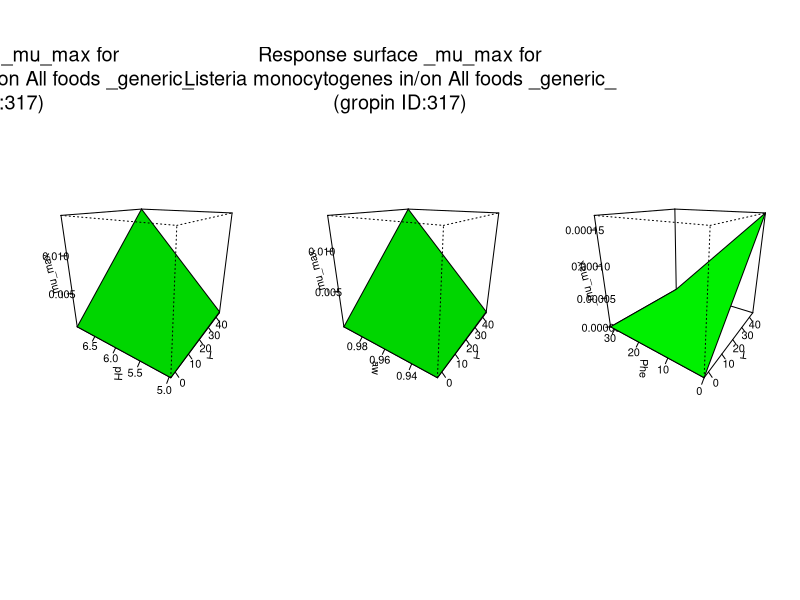

The R source for this figure:
#############################
# start of Parameter script
#############################
T <- seq(-2.83283,44.955044955045,length.out=2)
pH <- seq(4.97497,6.99300699300699,length.out=2)
aw <- seq(0.923923,0.999000999000999,length.out=2)
Phe <- seq(0,31.967032967033,length.out=2)
NaNO2 <- seq(0,348.651348651349,length.out=2)
CO2 <- seq(0,3136.76323676324,length.out=2)
UAc <- seq(0,10.1898101898102,length.out=2)
ULa <- seq(0,3.77622377622378,length.out=2)
UDiac <- seq(0,4.78521478521479,length.out=2)
#############################
# end of Parameter script
#############################
############################# 
# start of Model script Gropin ID 317 
#############################
 
# constant coefficients for this model
 
variables <- data.frame(T,pH,aw,Phe,NaNO2,CO2,UAc,ULa,UDiac)
argumentsPar <- unique.data.frame(expand.grid(variables))
 
# heart of the model
response_surface <- function(T,pH,aw,Phe,NaNO2,CO2,UAc,ULa,UDiac) {
   mumax <-0.419*(((T-(-2.83))^2)/((25-(-2.83))^2))*((aw-0.923)/(1-0.923))*(1-(10^(4.97-pH)))*(1-(ULa/3.79))*((32-Phe)/32)*(((350-NaNO2)/350)^2)*((3140-CO2)/3140)*(1-sqrt(UDiac/4.8))*(1-sqrt(UAc/10.3))

	return(mumax=mumax)
} 

# output parameters
responseSurface <- cbind(argumentsPar,response_surface(argumentsPar['T'],argumentsPar['pH'],argumentsPar['aw'],argumentsPar['Phe'],argumentsPar['NaNO2'],argumentsPar['CO2'],argumentsPar['UAc'],argumentsPar['ULa'],argumentsPar['UDiac']))
colnames(responseSurface) <- c(colnames(argumentsPar),'mumax')
#############################
# End of Model script
#############################
############################# 
# start of Visualisation script Gropin ID 317 
#############################
titleText <-'Response surface _mu_max for
Listeria monocytogenes in/on All foods _generic_
(gropin ID:317)'
argPar1 <- unique.data.frame(expand.grid(T,pH))
argPar2 <- unique.data.frame(expand.grid(T,aw))
argPar3 <- unique.data.frame(expand.grid(T,Phe))
z1 <- matrix(unlist(response_surface(T = argPar1[1],pH = argPar1[2],aw = aw[1],Phe = Phe[1],NaNO2 = NaNO2[1],CO2 = CO2[1],UAc = UAc[1],ULa = ULa[1],UDiac = UDiac[1])),nrow=2)
z2 <- matrix(unlist(response_surface(T = argPar2[1],aw = argPar2[2],pH = pH[1],Phe = Phe[1],NaNO2 = NaNO2[1],CO2 = CO2[1],UAc = UAc[1],ULa = ULa[1],UDiac = UDiac[1])),nrow=2)
z3 <- matrix(unlist(response_surface(T = argPar3[1],Phe = argPar3[2],pH = pH[1],aw = aw[1],NaNO2 = NaNO2[1],CO2 = CO2[1],UAc = UAc[1],ULa = ULa[1],UDiac = UDiac[1])),nrow=2)
# adding precaution if response surface is zero
myZLim1 <- range(z1)
if(myZLim1[1] == myZLim1[2]) myZLim1[2] <- myZLim1[2]+1
myZLim2 <- range(z2)
if(myZLim2[1] == myZLim2[2]) myZLim2[2] <- myZLim2[2]+1
myZLim3 <- range(z3)
if(myZLim3[1] == myZLim3[2]) myZLim3[2] <- myZLim3[2]+1
if(length(T)>1 & length(pH)>1 & length(aw)>1 & length(Phe)>1 & length(NaNO2)>1 & length(CO2)>1 & length(UAc)>1 & length(ULa)>1 & length(UDiac)>1) {
	par(mfrow = c(1,3))
	persp(T,pH,z1,col = 'green',xlab='T',ylab='pH',zlab='_mu_max',zlim=myZLim1,theta=305,phi=20,shade=0.25,ticktype = 'detailed')
	persp(T,aw,z2,col = 'green',xlab='T',ylab='aw',zlab='_mu_max',zlim=myZLim2,theta=305,phi=20,shade=0.25,ticktype = 'detailed')
	persp(T,Phe,z3,col = 'green',xlab='T',ylab='Phe',zlab='_mu_max',zlim=myZLim3,theta=305,phi=20,shade=0.25,ticktype = 'detailed')
	mtext(titleText,outer=T,  cex=1.2, line=-8.5, side=3)
} else {
		myPars <- unique.data.frame(expand.grid(T,pH,aw,Phe,NaNO2,CO2,UAc,ULa,UDiac))
		myZ <-matrix(unlist(response_surface(myPars[,1],myPars[,2],myPars[,3],myPars[,4],myPars[,5],myPars[,6],myPars[,7],myPars[,8],myPars[,9])),nrow=2)
		myZLim <- range(myZ)
if(myZLim[1] == myZLim[2]) myZLim[2] <- myZLim[2]+1
	if(length(aw)==1 & length(Phe)==1 & length(NaNO2)==1 & length(CO2)==1 & length(UAc)==1 & length(ULa)==1 & length(UDiac)==1) {
		persp(T,pH,myZ,col = 'green',xlab='T',ylab='pH',zlab='_mu_max',main=titleText,sub=paste('other variable: aw =',round(aw,digits = 2), 'Phe =',round(Phe,digits = 2), 'NaNO2 =',round(NaNO2,digits = 2), 'CO2 =',round(CO2,digits = 2), 'UAc =',round(UAc,digits = 2), 'ULa =',round(ULa,digits = 2), 'UDiac =',round(UDiac,digits = 2)),zlim=myZLim,theta=305,phi=20,shade=0.25,ticktype = 'detailed')
	}
	if(length(pH)==1 & length(Phe)==1 & length(NaNO2)==1 & length(CO2)==1 & length(UAc)==1 & length(ULa)==1 & length(UDiac)==1) {
		persp(T,aw,myZ,col = 'green',xlab='T',ylab='aw',zlab='_mu_max',main=titleText,sub=paste('other variable: pH =',round(pH,digits = 2), 'Phe =',round(Phe,digits = 2), 'NaNO2 =',round(NaNO2,digits = 2), 'CO2 =',round(CO2,digits = 2), 'UAc =',round(UAc,digits = 2), 'ULa =',round(ULa,digits = 2), 'UDiac =',round(UDiac,digits = 2)),zlim=myZLim,theta=305,phi=20,shade=0.25,ticktype = 'detailed')
	}
	if(length(pH)==1 & length(aw)==1 & length(NaNO2)==1 & length(CO2)==1 & length(UAc)==1 & length(ULa)==1 & length(UDiac)==1) {
		persp(T,Phe,myZ,col = 'green',xlab='T',ylab='Phe',zlab='_mu_max',main=titleText,sub=paste('other variable: pH =',round(pH,digits = 2), 'aw =',round(aw,digits = 2), 'NaNO2 =',round(NaNO2,digits = 2), 'CO2 =',round(CO2,digits = 2), 'UAc =',round(UAc,digits = 2), 'ULa =',round(ULa,digits = 2), 'UDiac =',round(UDiac,digits = 2)),zlim=myZLim,theta=305,phi=20,shade=0.25,ticktype = 'detailed')
	}
	if(length(pH)==1 & length(aw)==1 & length(Phe)==1 & length(CO2)==1 & length(UAc)==1 & length(ULa)==1 & length(UDiac)==1) {
		persp(T,NaNO2,myZ,col = 'green',xlab='T',ylab='NaNO2',zlab='_mu_max',main=titleText,sub=paste('other variable: pH =',round(pH,digits = 2), 'aw =',round(aw,digits = 2), 'Phe =',round(Phe,digits = 2), 'CO2 =',round(CO2,digits = 2), 'UAc =',round(UAc,digits = 2), 'ULa =',round(ULa,digits = 2), 'UDiac =',round(UDiac,digits = 2)),zlim=myZLim,theta=305,phi=20,shade=0.25,ticktype = 'detailed')
	}
	if(length(pH)==1 & length(aw)==1 & length(Phe)==1 & length(NaNO2)==1 & length(UAc)==1 & length(ULa)==1 & length(UDiac)==1) {
		persp(T,CO2,myZ,col = 'green',xlab='T',ylab='CO2',zlab='_mu_max',main=titleText,sub=paste('other variable: pH =',round(pH,digits = 2), 'aw =',round(aw,digits = 2), 'Phe =',round(Phe,digits = 2), 'NaNO2 =',round(NaNO2,digits = 2), 'UAc =',round(UAc,digits = 2), 'ULa =',round(ULa,digits = 2), 'UDiac =',round(UDiac,digits = 2)),zlim=myZLim,theta=305,phi=20,shade=0.25,ticktype = 'detailed')
	}
	if(length(pH)==1 & length(aw)==1 & length(Phe)==1 & length(NaNO2)==1 & length(CO2)==1 & length(ULa)==1 & length(UDiac)==1) {
		persp(T,UAc,myZ,col = 'green',xlab='T',ylab='UAc',zlab='_mu_max',main=titleText,sub=paste('other variable: pH =',round(pH,digits = 2), 'aw =',round(aw,digits = 2), 'Phe =',round(Phe,digits = 2), 'NaNO2 =',round(NaNO2,digits = 2), 'CO2 =',round(CO2,digits = 2), 'ULa =',round(ULa,digits = 2), 'UDiac =',round(UDiac,digits = 2)),zlim=myZLim,theta=305,phi=20,shade=0.25,ticktype = 'detailed')
	}
	if(length(pH)==1 & length(aw)==1 & length(Phe)==1 & length(NaNO2)==1 & length(CO2)==1 & length(UAc)==1 & length(UDiac)==1) {
		persp(T,ULa,myZ,col = 'green',xlab='T',ylab='ULa',zlab='_mu_max',main=titleText,sub=paste('other variable: pH =',round(pH,digits = 2), 'aw =',round(aw,digits = 2), 'Phe =',round(Phe,digits = 2), 'NaNO2 =',round(NaNO2,digits = 2), 'CO2 =',round(CO2,digits = 2), 'UAc =',round(UAc,digits = 2), 'UDiac =',round(UDiac,digits = 2)),zlim=myZLim,theta=305,phi=20,shade=0.25,ticktype = 'detailed')
	}
	if(length(pH)==1 & length(aw)==1 & length(Phe)==1 & length(NaNO2)==1 & length(CO2)==1 & length(UAc)==1 & length(ULa)==1) {
		persp(T,UDiac,myZ,col = 'green',xlab='T',ylab='UDiac',zlab='_mu_max',main=titleText,sub=paste('other variable: pH =',round(pH,digits = 2), 'aw =',round(aw,digits = 2), 'Phe =',round(Phe,digits = 2), 'NaNO2 =',round(NaNO2,digits = 2), 'CO2 =',round(CO2,digits = 2), 'UAc =',round(UAc,digits = 2), 'ULa =',round(ULa,digits = 2)),zlim=myZLim,theta=305,phi=20,shade=0.25,ticktype = 'detailed')
	}
	if(length(T)==1 & length(Phe)==1 & length(NaNO2)==1 & length(CO2)==1 & length(UAc)==1 & length(ULa)==1 & length(UDiac)==1) {
		persp(pH,aw,myZ,col = 'green',xlab='pH',ylab='aw',zlab='_mu_max',main=titleText,sub=paste('other variable: T =',round(T,digits = 2), 'Phe =',round(Phe,digits = 2), 'NaNO2 =',round(NaNO2,digits = 2), 'CO2 =',round(CO2,digits = 2), 'UAc =',round(UAc,digits = 2), 'ULa =',round(ULa,digits = 2), 'UDiac =',round(UDiac,digits = 2)),zlim=myZLim,theta=305,phi=20,shade=0.25,ticktype = 'detailed')
	}
	if(length(T)==1 & length(aw)==1 & length(NaNO2)==1 & length(CO2)==1 & length(UAc)==1 & length(ULa)==1 & length(UDiac)==1) {
		persp(pH,Phe,myZ,col = 'green',xlab='pH',ylab='Phe',zlab='_mu_max',main=titleText,sub=paste('other variable: T =',round(T,digits = 2), 'aw =',round(aw,digits = 2), 'NaNO2 =',round(NaNO2,digits = 2), 'CO2 =',round(CO2,digits = 2), 'UAc =',round(UAc,digits = 2), 'ULa =',round(ULa,digits = 2), 'UDiac =',round(UDiac,digits = 2)),zlim=myZLim,theta=305,phi=20,shade=0.25,ticktype = 'detailed')
	}
	if(length(T)==1 & length(aw)==1 & length(Phe)==1 & length(CO2)==1 & length(UAc)==1 & length(ULa)==1 & length(UDiac)==1) {
		persp(pH,NaNO2,myZ,col = 'green',xlab='pH',ylab='NaNO2',zlab='_mu_max',main=titleText,sub=paste('other variable: T =',round(T,digits = 2), 'aw =',round(aw,digits = 2), 'Phe =',round(Phe,digits = 2), 'CO2 =',round(CO2,digits = 2), 'UAc =',round(UAc,digits = 2), 'ULa =',round(ULa,digits = 2), 'UDiac =',round(UDiac,digits = 2)),zlim=myZLim,theta=305,phi=20,shade=0.25,ticktype = 'detailed')
	}
	if(length(T)==1 & length(aw)==1 & length(Phe)==1 & length(NaNO2)==1 & length(UAc)==1 & length(ULa)==1 & length(UDiac)==1) {
		persp(pH,CO2,myZ,col = 'green',xlab='pH',ylab='CO2',zlab='_mu_max',main=titleText,sub=paste('other variable: T =',round(T,digits = 2), 'aw =',round(aw,digits = 2), 'Phe =',round(Phe,digits = 2), 'NaNO2 =',round(NaNO2,digits = 2), 'UAc =',round(UAc,digits = 2), 'ULa =',round(ULa,digits = 2), 'UDiac =',round(UDiac,digits = 2)),zlim=myZLim,theta=305,phi=20,shade=0.25,ticktype = 'detailed')
	}
	if(length(T)==1 & length(aw)==1 & length(Phe)==1 & length(NaNO2)==1 & length(CO2)==1 & length(ULa)==1 & length(UDiac)==1) {
		persp(pH,UAc,myZ,col = 'green',xlab='pH',ylab='UAc',zlab='_mu_max',main=titleText,sub=paste('other variable: T =',round(T,digits = 2), 'aw =',round(aw,digits = 2), 'Phe =',round(Phe,digits = 2), 'NaNO2 =',round(NaNO2,digits = 2), 'CO2 =',round(CO2,digits = 2), 'ULa =',round(ULa,digits = 2), 'UDiac =',round(UDiac,digits = 2)),zlim=myZLim,theta=305,phi=20,shade=0.25,ticktype = 'detailed')
	}
	if(length(T)==1 & length(aw)==1 & length(Phe)==1 & length(NaNO2)==1 & length(CO2)==1 & length(UAc)==1 & length(UDiac)==1) {
		persp(pH,ULa,myZ,col = 'green',xlab='pH',ylab='ULa',zlab='_mu_max',main=titleText,sub=paste('other variable: T =',round(T,digits = 2), 'aw =',round(aw,digits = 2), 'Phe =',round(Phe,digits = 2), 'NaNO2 =',round(NaNO2,digits = 2), 'CO2 =',round(CO2,digits = 2), 'UAc =',round(UAc,digits = 2), 'UDiac =',round(UDiac,digits = 2)),zlim=myZLim,theta=305,phi=20,shade=0.25,ticktype = 'detailed')
	}
	if(length(T)==1 & length(aw)==1 & length(Phe)==1 & length(NaNO2)==1 & length(CO2)==1 & length(UAc)==1 & length(ULa)==1) {
		persp(pH,UDiac,myZ,col = 'green',xlab='pH',ylab='UDiac',zlab='_mu_max',main=titleText,sub=paste('other variable: T =',round(T,digits = 2), 'aw =',round(aw,digits = 2), 'Phe =',round(Phe,digits = 2), 'NaNO2 =',round(NaNO2,digits = 2), 'CO2 =',round(CO2,digits = 2), 'UAc =',round(UAc,digits = 2), 'ULa =',round(ULa,digits = 2)),zlim=myZLim,theta=305,phi=20,shade=0.25,ticktype = 'detailed')
	}
	if(length(T)==1 & length(pH)==1 & length(NaNO2)==1 & length(CO2)==1 & length(UAc)==1 & length(ULa)==1 & length(UDiac)==1) {
		persp(aw,Phe,myZ,col = 'green',xlab='aw',ylab='Phe',zlab='_mu_max',main=titleText,sub=paste('other variable: T =',round(T,digits = 2), 'pH =',round(pH,digits = 2), 'NaNO2 =',round(NaNO2,digits = 2), 'CO2 =',round(CO2,digits = 2), 'UAc =',round(UAc,digits = 2), 'ULa =',round(ULa,digits = 2), 'UDiac =',round(UDiac,digits = 2)),zlim=myZLim,theta=305,phi=20,shade=0.25,ticktype = 'detailed')
	}
	if(length(T)==1 & length(pH)==1 & length(Phe)==1 & length(CO2)==1 & length(UAc)==1 & length(ULa)==1 & length(UDiac)==1) {
		persp(aw,NaNO2,myZ,col = 'green',xlab='aw',ylab='NaNO2',zlab='_mu_max',main=titleText,sub=paste('other variable: T =',round(T,digits = 2), 'pH =',round(pH,digits = 2), 'Phe =',round(Phe,digits = 2), 'CO2 =',round(CO2,digits = 2), 'UAc =',round(UAc,digits = 2), 'ULa =',round(ULa,digits = 2), 'UDiac =',round(UDiac,digits = 2)),zlim=myZLim,theta=305,phi=20,shade=0.25,ticktype = 'detailed')
	}
	if(length(T)==1 & length(pH)==1 & length(Phe)==1 & length(NaNO2)==1 & length(UAc)==1 & length(ULa)==1 & length(UDiac)==1) {
		persp(aw,CO2,myZ,col = 'green',xlab='aw',ylab='CO2',zlab='_mu_max',main=titleText,sub=paste('other variable: T =',round(T,digits = 2), 'pH =',round(pH,digits = 2), 'Phe =',round(Phe,digits = 2), 'NaNO2 =',round(NaNO2,digits = 2), 'UAc =',round(UAc,digits = 2), 'ULa =',round(ULa,digits = 2), 'UDiac =',round(UDiac,digits = 2)),zlim=myZLim,theta=305,phi=20,shade=0.25,ticktype = 'detailed')
	}
	if(length(T)==1 & length(pH)==1 & length(Phe)==1 & length(NaNO2)==1 & length(CO2)==1 & length(ULa)==1 & length(UDiac)==1) {
		persp(aw,UAc,myZ,col = 'green',xlab='aw',ylab='UAc',zlab='_mu_max',main=titleText,sub=paste('other variable: T =',round(T,digits = 2), 'pH =',round(pH,digits = 2), 'Phe =',round(Phe,digits = 2), 'NaNO2 =',round(NaNO2,digits = 2), 'CO2 =',round(CO2,digits = 2), 'ULa =',round(ULa,digits = 2), 'UDiac =',round(UDiac,digits = 2)),zlim=myZLim,theta=305,phi=20,shade=0.25,ticktype = 'detailed')
	}
	if(length(T)==1 & length(pH)==1 & length(Phe)==1 & length(NaNO2)==1 & length(CO2)==1 & length(UAc)==1 & length(UDiac)==1) {
		persp(aw,ULa,myZ,col = 'green',xlab='aw',ylab='ULa',zlab='_mu_max',main=titleText,sub=paste('other variable: T =',round(T,digits = 2), 'pH =',round(pH,digits = 2), 'Phe =',round(Phe,digits = 2), 'NaNO2 =',round(NaNO2,digits = 2), 'CO2 =',round(CO2,digits = 2), 'UAc =',round(UAc,digits = 2), 'UDiac =',round(UDiac,digits = 2)),zlim=myZLim,theta=305,phi=20,shade=0.25,ticktype = 'detailed')
	}
	if(length(T)==1 & length(pH)==1 & length(Phe)==1 & length(NaNO2)==1 & length(CO2)==1 & length(UAc)==1 & length(ULa)==1) {
		persp(aw,UDiac,myZ,col = 'green',xlab='aw',ylab='UDiac',zlab='_mu_max',main=titleText,sub=paste('other variable: T =',round(T,digits = 2), 'pH =',round(pH,digits = 2), 'Phe =',round(Phe,digits = 2), 'NaNO2 =',round(NaNO2,digits = 2), 'CO2 =',round(CO2,digits = 2), 'UAc =',round(UAc,digits = 2), 'ULa =',round(ULa,digits = 2)),zlim=myZLim,theta=305,phi=20,shade=0.25,ticktype = 'detailed')
	}
	if(length(T)==1 & length(pH)==1 & length(aw)==1 & length(CO2)==1 & length(UAc)==1 & length(ULa)==1 & length(UDiac)==1) {
		persp(Phe,NaNO2,myZ,col = 'green',xlab='Phe',ylab='NaNO2',zlab='_mu_max',main=titleText,sub=paste('other variable: T =',round(T,digits = 2), 'pH =',round(pH,digits = 2), 'aw =',round(aw,digits = 2), 'CO2 =',round(CO2,digits = 2), 'UAc =',round(UAc,digits = 2), 'ULa =',round(ULa,digits = 2), 'UDiac =',round(UDiac,digits = 2)),zlim=myZLim,theta=305,phi=20,shade=0.25,ticktype = 'detailed')
	}
	if(length(T)==1 & length(pH)==1 & length(aw)==1 & length(NaNO2)==1 & length(UAc)==1 & length(ULa)==1 & length(UDiac)==1) {
		persp(Phe,CO2,myZ,col = 'green',xlab='Phe',ylab='CO2',zlab='_mu_max',main=titleText,sub=paste('other variable: T =',round(T,digits = 2), 'pH =',round(pH,digits = 2), 'aw =',round(aw,digits = 2), 'NaNO2 =',round(NaNO2,digits = 2), 'UAc =',round(UAc,digits = 2), 'ULa =',round(ULa,digits = 2), 'UDiac =',round(UDiac,digits = 2)),zlim=myZLim,theta=305,phi=20,shade=0.25,ticktype = 'detailed')
	}
	if(length(T)==1 & length(pH)==1 & length(aw)==1 & length(NaNO2)==1 & length(CO2)==1 & length(ULa)==1 & length(UDiac)==1) {
		persp(Phe,UAc,myZ,col = 'green',xlab='Phe',ylab='UAc',zlab='_mu_max',main=titleText,sub=paste('other variable: T =',round(T,digits = 2), 'pH =',round(pH,digits = 2), 'aw =',round(aw,digits = 2), 'NaNO2 =',round(NaNO2,digits = 2), 'CO2 =',round(CO2,digits = 2), 'ULa =',round(ULa,digits = 2), 'UDiac =',round(UDiac,digits = 2)),zlim=myZLim,theta=305,phi=20,shade=0.25,ticktype = 'detailed')
	}
	if(length(T)==1 & length(pH)==1 & length(aw)==1 & length(NaNO2)==1 & length(CO2)==1 & length(UAc)==1 & length(UDiac)==1) {
		persp(Phe,ULa,myZ,col = 'green',xlab='Phe',ylab='ULa',zlab='_mu_max',main=titleText,sub=paste('other variable: T =',round(T,digits = 2), 'pH =',round(pH,digits = 2), 'aw =',round(aw,digits = 2), 'NaNO2 =',round(NaNO2,digits = 2), 'CO2 =',round(CO2,digits = 2), 'UAc =',round(UAc,digits = 2), 'UDiac =',round(UDiac,digits = 2)),zlim=myZLim,theta=305,phi=20,shade=0.25,ticktype = 'detailed')
	}
	if(length(T)==1 & length(pH)==1 & length(aw)==1 & length(NaNO2)==1 & length(CO2)==1 & length(UAc)==1 & length(ULa)==1) {
		persp(Phe,UDiac,myZ,col = 'green',xlab='Phe',ylab='UDiac',zlab='_mu_max',main=titleText,sub=paste('other variable: T =',round(T,digits = 2), 'pH =',round(pH,digits = 2), 'aw =',round(aw,digits = 2), 'NaNO2 =',round(NaNO2,digits = 2), 'CO2 =',round(CO2,digits = 2), 'UAc =',round(UAc,digits = 2), 'ULa =',round(ULa,digits = 2)),zlim=myZLim,theta=305,phi=20,shade=0.25,ticktype = 'detailed')
	}
	if(length(T)==1 & length(pH)==1 & length(aw)==1 & length(Phe)==1 & length(UAc)==1 & length(ULa)==1 & length(UDiac)==1) {
		persp(NaNO2,CO2,myZ,col = 'green',xlab='NaNO2',ylab='CO2',zlab='_mu_max',main=titleText,sub=paste('other variable: T =',round(T,digits = 2), 'pH =',round(pH,digits = 2), 'aw =',round(aw,digits = 2), 'Phe =',round(Phe,digits = 2), 'UAc =',round(UAc,digits = 2), 'ULa =',round(ULa,digits = 2), 'UDiac =',round(UDiac,digits = 2)),zlim=myZLim,theta=305,phi=20,shade=0.25,ticktype = 'detailed')
	}
	if(length(T)==1 & length(pH)==1 & length(aw)==1 & length(Phe)==1 & length(CO2)==1 & length(ULa)==1 & length(UDiac)==1) {
		persp(NaNO2,UAc,myZ,col = 'green',xlab='NaNO2',ylab='UAc',zlab='_mu_max',main=titleText,sub=paste('other variable: T =',round(T,digits = 2), 'pH =',round(pH,digits = 2), 'aw =',round(aw,digits = 2), 'Phe =',round(Phe,digits = 2), 'CO2 =',round(CO2,digits = 2), 'ULa =',round(ULa,digits = 2), 'UDiac =',round(UDiac,digits = 2)),zlim=myZLim,theta=305,phi=20,shade=0.25,ticktype = 'detailed')
	}
	if(length(T)==1 & length(pH)==1 & length(aw)==1 & length(Phe)==1 & length(CO2)==1 & length(UAc)==1 & length(UDiac)==1) {
		persp(NaNO2,ULa,myZ,col = 'green',xlab='NaNO2',ylab='ULa',zlab='_mu_max',main=titleText,sub=paste('other variable: T =',round(T,digits = 2), 'pH =',round(pH,digits = 2), 'aw =',round(aw,digits = 2), 'Phe =',round(Phe,digits = 2), 'CO2 =',round(CO2,digits = 2), 'UAc =',round(UAc,digits = 2), 'UDiac =',round(UDiac,digits = 2)),zlim=myZLim,theta=305,phi=20,shade=0.25,ticktype = 'detailed')
	}
	if(length(T)==1 & length(pH)==1 & length(aw)==1 & length(Phe)==1 & length(CO2)==1 & length(UAc)==1 & length(ULa)==1) {
		persp(NaNO2,UDiac,myZ,col = 'green',xlab='NaNO2',ylab='UDiac',zlab='_mu_max',main=titleText,sub=paste('other variable: T =',round(T,digits = 2), 'pH =',round(pH,digits = 2), 'aw =',round(aw,digits = 2), 'Phe =',round(Phe,digits = 2), 'CO2 =',round(CO2,digits = 2), 'UAc =',round(UAc,digits = 2), 'ULa =',round(ULa,digits = 2)),zlim=myZLim,theta=305,phi=20,shade=0.25,ticktype = 'detailed')
	}
	if(length(T)==1 & length(pH)==1 & length(aw)==1 & length(Phe)==1 & length(NaNO2)==1 & length(ULa)==1 & length(UDiac)==1) {
		persp(CO2,UAc,myZ,col = 'green',xlab='CO2',ylab='UAc',zlab='_mu_max',main=titleText,sub=paste('other variable: T =',round(T,digits = 2), 'pH =',round(pH,digits = 2), 'aw =',round(aw,digits = 2), 'Phe =',round(Phe,digits = 2), 'NaNO2 =',round(NaNO2,digits = 2), 'ULa =',round(ULa,digits = 2), 'UDiac =',round(UDiac,digits = 2)),zlim=myZLim,theta=305,phi=20,shade=0.25,ticktype = 'detailed')
	}
	if(length(T)==1 & length(pH)==1 & length(aw)==1 & length(Phe)==1 & length(NaNO2)==1 & length(UAc)==1 & length(UDiac)==1) {
		persp(CO2,ULa,myZ,col = 'green',xlab='CO2',ylab='ULa',zlab='_mu_max',main=titleText,sub=paste('other variable: T =',round(T,digits = 2), 'pH =',round(pH,digits = 2), 'aw =',round(aw,digits = 2), 'Phe =',round(Phe,digits = 2), 'NaNO2 =',round(NaNO2,digits = 2), 'UAc =',round(UAc,digits = 2), 'UDiac =',round(UDiac,digits = 2)),zlim=myZLim,theta=305,phi=20,shade=0.25,ticktype = 'detailed')
	}
	if(length(T)==1 & length(pH)==1 & length(aw)==1 & length(Phe)==1 & length(NaNO2)==1 & length(UAc)==1 & length(ULa)==1) {
		persp(CO2,UDiac,myZ,col = 'green',xlab='CO2',ylab='UDiac',zlab='_mu_max',main=titleText,sub=paste('other variable: T =',round(T,digits = 2), 'pH =',round(pH,digits = 2), 'aw =',round(aw,digits = 2), 'Phe =',round(Phe,digits = 2), 'NaNO2 =',round(NaNO2,digits = 2), 'UAc =',round(UAc,digits = 2), 'ULa =',round(ULa,digits = 2)),zlim=myZLim,theta=305,phi=20,shade=0.25,ticktype = 'detailed')
	}
	if(length(T)==1 & length(pH)==1 & length(aw)==1 & length(Phe)==1 & length(NaNO2)==1 & length(CO2)==1 & length(UDiac)==1) {
		persp(UAc,ULa,myZ,col = 'green',xlab='UAc',ylab='ULa',zlab='_mu_max',main=titleText,sub=paste('other variable: T =',round(T,digits = 2), 'pH =',round(pH,digits = 2), 'aw =',round(aw,digits = 2), 'Phe =',round(Phe,digits = 2), 'NaNO2 =',round(NaNO2,digits = 2), 'CO2 =',round(CO2,digits = 2), 'UDiac =',round(UDiac,digits = 2)),zlim=myZLim,theta=305,phi=20,shade=0.25,ticktype = 'detailed')
	}
	if(length(T)==1 & length(pH)==1 & length(aw)==1 & length(Phe)==1 & length(NaNO2)==1 & length(CO2)==1 & length(ULa)==1) {
		persp(UAc,UDiac,myZ,col = 'green',xlab='UAc',ylab='UDiac',zlab='_mu_max',main=titleText,sub=paste('other variable: T =',round(T,digits = 2), 'pH =',round(pH,digits = 2), 'aw =',round(aw,digits = 2), 'Phe =',round(Phe,digits = 2), 'NaNO2 =',round(NaNO2,digits = 2), 'CO2 =',round(CO2,digits = 2), 'ULa =',round(ULa,digits = 2)),zlim=myZLim,theta=305,phi=20,shade=0.25,ticktype = 'detailed')
	}
	if(length(T)==1 & length(pH)==1 & length(aw)==1 & length(Phe)==1 & length(NaNO2)==1 & length(CO2)==1 & length(UAc)==1) {
		persp(ULa,UDiac,myZ,col = 'green',xlab='ULa',ylab='UDiac',zlab='_mu_max',main=titleText,sub=paste('other variable: T =',round(T,digits = 2), 'pH =',round(pH,digits = 2), 'aw =',round(aw,digits = 2), 'Phe =',round(Phe,digits = 2), 'NaNO2 =',round(NaNO2,digits = 2), 'CO2 =',round(CO2,digits = 2), 'UAc =',round(UAc,digits = 2)),zlim=myZLim,theta=305,phi=20,shade=0.25,ticktype = 'detailed')
	}
}
#############################
# End of Visualisation script
#############################
